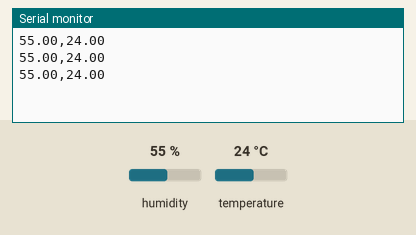
Simulated run of this sketch. Board: Arduino Uno, built with avr-gcc and run on an emulated ATmega328P. On the bench: the last lines printed to the serial monitor. The inputs (shaded band) are chosen by the test bench; at power-on: humidity 55 %, temperature 24 °C.

Above: at 3.8 s.
3.9 s: humidity set to 22 %
At 6.5 s:
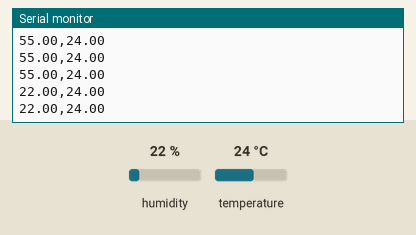
6.7 s: temperature set to 12 °C
At 7.4 s:
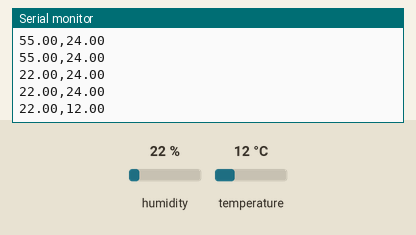
9.5 s: humidity set to 40 %
At 10.6 s:
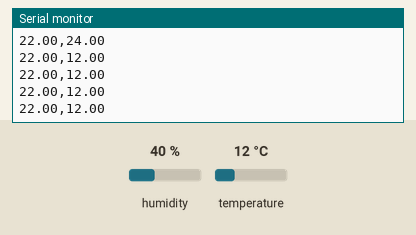
Timing chart, 0 to 12.5 s (numbered marks = the images above; inputs shaded):
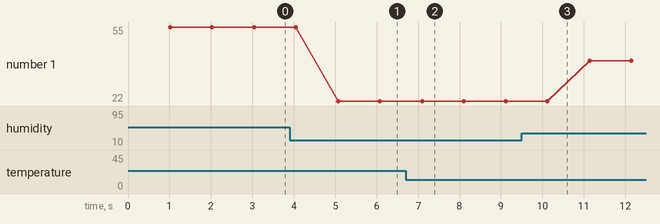

Measured:
- after the input at 3.9 s, the serial monitor: prints a new line after 1.2 s (image 1)
- after the input at 6.7 s, the serial monitor: prints a new line after 0.40 s (image 2)
- plotted number 1: 55 → 22 after the input at 3.9 s, 22 → 40 after the input at 9.5 s

The sketch:

1.PySerial.ino
```cpp
//引用
#include "DHT.h"
//設定
#define DHTPIN 9
#define DHTTYPE DHT11
//宣告主體
DHT dht(DHTPIN, DHTTYPE);

void setup()
{
  Serial.begin(9600);
  dht.begin();  //初始化DHT

}

void loop()
{
  delay(1000);
  float h = dht.readHumidity();   //取得濕度
  float t = dht.readTemperature();  //取得溫度C

  //顯示在監控視窗裡
  Serial.println(String(h)+","+String(t));
}
```
